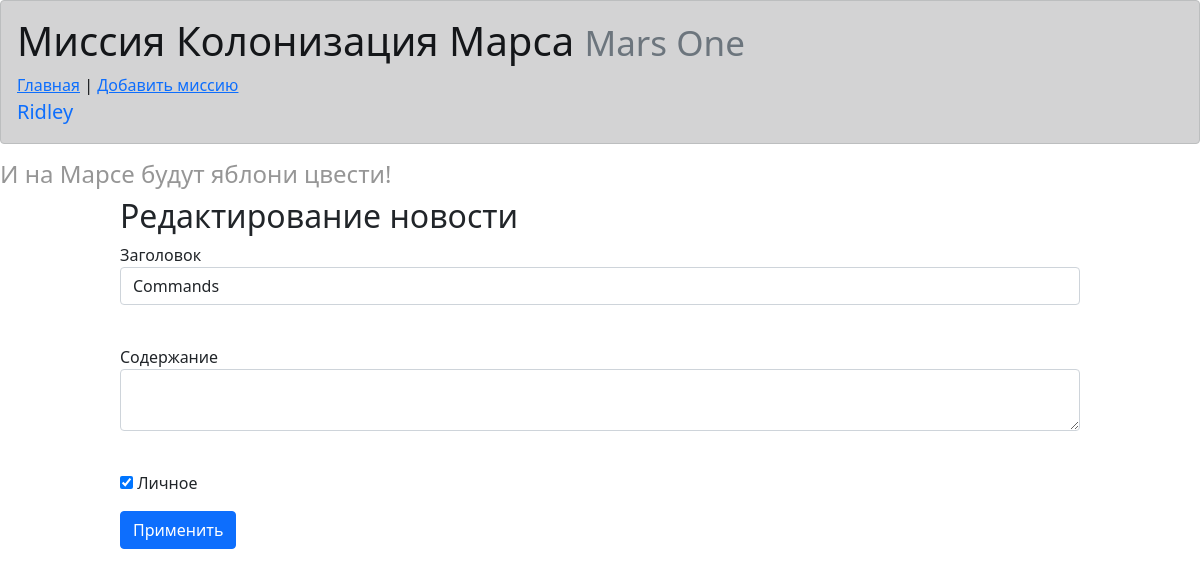
Page /news/2 (signed in) on the committed database.
### data/users.py (models this page shows, shortened)
class User(SqlAlchemyBase, UserMixin):
    __tablename__ = 'users'
    id = sqlalchemy.Column(sqlalchemy.Integer, primary_key=True, autoincrement=True)
    surname = sqlalchemy.Column(sqlalchemy.String, nullable=True)
    name = sqlalchemy.Column(sqlalchemy.String, nullable=True)
    age = sqlalchemy.Column(sqlalchemy.Integer, nullable=True)
    position = sqlalchemy.Column(sqlalchemy.String, nullable=True)
    speciality = sqlalchemy.Column(sqlalchemy.String, nullable=True)
    address = sqlalchemy.Column(sqlalchemy.String, nullable=True)
    email = sqlalchemy.Column(sqlalchemy.String, nullable=False, unique=True, index=True)
    hashed_password = sqlalchemy.Column(sqlalchemy.String, nullable=True)
    modified_date = sqlalchemy.Column(sqlalchemy.DateTime, default=datetime.datetime.now)

### data/news.py (models this page shows)
class News(SqlAlchemyBase):
    __tablename__ = 'news'
    id = sqlalchemy.Column(sqlalchemy.Integer,
                           primary_key=True, autoincrement=True)
    title = sqlalchemy.Column(sqlalchemy.String, nullable=True)
    content = sqlalchemy.Column(sqlalchemy.String, nullable=True)
    created_date = sqlalchemy.Column(sqlalchemy.DateTime,
                                     default=datetime.datetime.now)
    is_private = sqlalchemy.Column(sqlalchemy.Boolean, default=True)
    user_id = sqlalchemy.Column(sqlalchemy.Integer,
                                sqlalchemy.ForeignKey("users.id"))
    user = orm.relationship('User')
    categories = orm.relationship("Category",
                                  secondary="association",
                                  backref="news")

### main.py (the view, shortened to what this page needs)
@app.route('/news/<int:id>', methods=['GET', 'POST'])
@login_required
def edit_news(id):
    form = NewsForm()
    if request.method == "GET":
        db_sess = db_session.create_session()
        news = db_sess.query(News).filter(News.id == id,
                                          News.user == current_user
                                          ).first()
        if news:
            form.title.data = news.title
            form.content.data = news.content
            form.is_private.data = news.is_private
        else:
            abort(404)
    return render_template('news.html',
                           title='Редактирование новости',
                           form=form
                           )

### main.py
class NewsForm(FlaskForm):
    title = StringField('Заголовок', validators=[DataRequired()])
    content = TextAreaField("Содержание")
    is_private = BooleanField("Личное")
    submit = SubmitField('Применить')

### data/db_session.py (called while the page is built)
def create_session() -> Session:
    global __factory
    return __factory()

### main.py (called while the page is built)
@login_manager.user_loader
def load_user(user_id):
    db_sess = db_session.create_session()
    return db_sess.query(User).get(user_id)

### templates/news.html (shortened to what this page needs)
{% extends "base.html" %}
{% block content %}
<h2 id="temp">{{ title }}</h2>
<form action="" method="post">
    <p class="forms">
        {{ form.title.label }}<br>
        {{ form.title(class="form-control") }}<br>
    </p>
    <p class="forms">
        {{ form.content.label }}<br>
        {{ form.content(class="form-control") }}<br>
    </p>
    <p class="forms">{{ form.is_private() }} {{ form.is_private.label }}</p>
    <p class="forms">{{ form.submit(type="submit", class="btn btn-primary") }}</p>
</form>
{% endblock %}

### templates/base.html (shortened to what this page needs)
<!DOCTYPE html>
<html lang="en">
<head>
    <link rel="stylesheet" href="/static/css/style.css"/>
    <link rel="stylesheet"
          href="https://cdn.jsdelivr.net/npm/bootstrap@5.0.0-beta1/dist/css/bootstrap.min.css"
>
</head>
<body>
<nav>
<div class="alert alert-dark" role="alert">
    <h1>Миссия Колонизация Марса
        <small class="text-muted">Mars One</small>
    </h1>
<a href="/">Главная</a> | <a href="/addjob">Добавить миссию</a><br/>
<a>
{% if current_user.is_authenticated %}
    <a class="navbar-brand" href="/logout">{{ current_user.name }}</a>
{% else %}
    <a>
        <a class="btn btn-primary " href="/register">Зарегистрироваться</a>
        <a class="btn btn-success" href="/login">Войти</a>
    </a>
{% endif %}
</a>
</div>
</nav>
<h4>И на Марсе будут яблони цвести!</h4>
{% block content %}{% endblock %}
</body>
</html>

### static/css/style.css (style rules this page uses)
h4 { color: rgb(150, 150, 150); }
h2 { margin-left: 20%; }
#temp { margin-left: 10%; }
.forms { margin-left: 10%; margin-right: 10%; }
a { color: #4a0000; }

### rows in the picture
User: name "Ridley"
News: title "Commands", is_private "☑"

### other values in the picture
{{ title }} "Редактирование новости"
